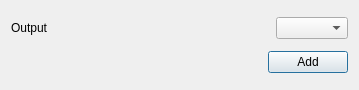
<?xml version="1.0" encoding="UTF-8"?>
<ui version="4.0">
 <class>Dialog</class>
 <widget class="QDialog" name="Dialog">
  <property name="geometry">
   <rect>
    <x>0</x>
    <y>0</y>
    <width>359</width>
    <height>90</height>
   </rect>
  </property>
  <property name="windowTitle">
   <string>Dialog</string>
  </property>
  <layout class="QVBoxLayout" name="verticalLayout">
   <item>
    <layout class="QHBoxLayout" name="horizontalLayout_35">
     <item>
      <widget class="QLabel" name="label_27">
       <property name="text">
        <string>Output</string>
       </property>
       <property name="buddy">
        <cstring>comboBox_output</cstring>
       </property>
      </widget>
     </item>
     <item>
      <spacer name="horizontalSpacer_33">
       <property name="orientation">
        <enum>Qt::Horizontal</enum>
       </property>
       <property name="sizeHint" stdset="0">
        <size>
         <width>40</width>
         <height>20</height>
        </size>
       </property>
      </spacer>
     </item>
     <item>
      <widget class="QComboBox" name="comboBox_output"/>
     </item>
    </layout>
   </item>
   <item>
    <layout class="QHBoxLayout" name="horizontalLayout">
     <item>
      <spacer name="horizontalSpacer">
       <property name="orientation">
        <enum>Qt::Horizontal</enum>
       </property>
       <property name="sizeHint" stdset="0">
        <size>
         <width>40</width>
         <height>20</height>
        </size>
       </property>
      </spacer>
     </item>
     <item>
      <widget class="QPushButton" name="pushButton_add">
       <property name="text">
        <string>Add</string>
       </property>
      </widget>
     </item>
    </layout>
   </item>
  </layout>
 </widget>
 <resources/>
 <connections/>
</ui>
